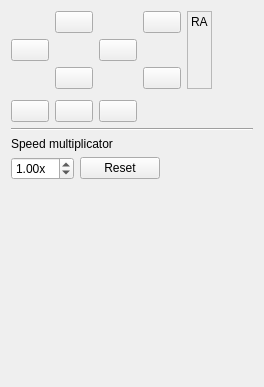
       <widget class="QWidget" name="page_5">
        <property name="geometry">
         <rect>
          <x>0</x>
          <y>0</y>
          <width>264</width>
          <height>387</height>
         </rect>
        </property>
        <attribute name="label">
         <string>Map control</string>
        </attribute>
        <layout class="QVBoxLayout" name="verticalLayout_7">
         <item>
          <layout class="QGridLayout" name="gridLayout_8">
           <property name="sizeConstraint">
            <enum>QLayout::SetDefaultConstraint</enum>
           </property>
           <item row="0" column="5" rowspan="3">
            <widget class="QLabel" name="labelInfo">
             <property name="frameShape">
              <enum>QFrame::StyledPanel</enum>
             </property>
             <property name="text">
              <string>RA</string>
             </property>
             <property name="alignment">
              <set>Qt::AlignLeading|Qt::AlignLeft|Qt::AlignTop</set>
             </property>
             <property name="wordWrap">
              <bool>false</bool>
             </property>
            </widget>
           </item>
           <item row="1" column="0">
            <widget class="QPushButton" name="pushButton_24">
             <property name="sizePolicy">
              <sizepolicy hsizetype="Fixed" vsizetype="Fixed">
               <horstretch>0</horstretch>
               <verstretch>0</verstretch>
              </sizepolicy>
             </property>
             <property name="maximumSize">
              <size>
               <width>38</width>
               <height>38</height>
              </size>
             </property>
             <property name="toolTip">
              <string>Move map left</string>
             </property>
             <property name="text">
              <string/>
             </property>
             <property name="icon">
              <iconset resource="resource.qrc">
               <normaloff>:/res/arrow_left.png</normaloff>:/res/arrow_left.png</iconset>
             </property>
             <property name="iconSize">
              <size>
               <width>32</width>
               <height>32</height>
              </size>
             </property>
             <property name="autoRepeat">
              <bool>true</bool>
             </property>
            </widget>
           </item>
           <item row="0" column="2">
            <widget class="QPushButton" name="pushButton_27">
             <property name="sizePolicy">
              <sizepolicy hsizetype="Fixed" vsizetype="Fixed">
               <horstretch>0</horstretch>
               <verstretch>0</verstretch>
              </sizepolicy>
             </property>
             <property name="maximumSize">
              <size>
               <width>38</width>
               <height>38</height>
              </size>
             </property>
             <property name="toolTip">
              <string>Move map up</string>
             </property>
             <property name="text">
              <string/>
             </property>
             <property name="icon">
              <iconset resource="resource.qrc">
               <normaloff>:/res/arrow_up.png</normaloff>:/res/arrow_up.png</iconset>
             </property>
             <property name="iconSize">
              <size>
               <width>32</width>
               <height>32</height>
              </size>
             </property>
             <property name="autoRepeat">
              <bool>true</bool>
             </property>
            </widget>
           </item>
           <item row="3" column="0">
            <spacer name="verticalSpacer_8">
             <property name="orientation">
              <enum>Qt::Vertical</enum>
             </property>
             <property name="sizeType">
              <enum>QSizePolicy::Fixed</enum>
             </property>
             <property name="sizeHint" stdset="0">
              <size>
               <width>20</width>
               <height>5</height>
              </size>
             </property>
            </spacer>
           </item>
           <item row="2" column="4">
            <widget class="QPushButton" name="pushButton_29">
             <property name="sizePolicy">
              <sizepolicy hsizetype="Fixed" vsizetype="Fixed">
               <horstretch>0</horstretch>
               <verstretch>0</verstretch>
              </sizepolicy>
             </property>
             <property name="maximumSize">
              <size>
               <width>38</width>
               <height>38</height>
              </size>
             </property>
             <property name="toolTip">
              <string>Zoom out</string>
             </property>
             <property name="text">
              <string/>
             </property>
             <property name="icon">
              <iconset resource="resource.qrc">
               <normaloff>:/res/minus.png</normaloff>:/res/minus.png</iconset>
             </property>
             <property name="iconSize">
              <size>
               <width>32</width>
               <height>32</height>
              </size>
             </property>
             <property name="autoRepeat">
              <bool>true</bool>
             </property>
            </widget>
           </item>
           <item row="1" column="3">
            <widget class="QPushButton" name="pushButton_26">
             <property name="sizePolicy">
              <sizepolicy hsizetype="Fixed" vsizetype="Fixed">
               <horstretch>0</horstretch>
               <verstretch>0</verstretch>
              </sizepolicy>
             </property>
             <property name="maximumSize">
              <size>
               <width>38</width>
               <height>38</height>
              </size>
             </property>
             <property name="toolTip">
              <string>Move map right</string>
             </property>
             <property name="text">
              <string/>
             </property>
             <property name="icon">
              <iconset resource="resource.qrc">
               <normaloff>:/res/arrow_right.png</normaloff>:/res/arrow_right.png</iconset>
             </property>
             <property name="iconSize">
              <size>
               <width>32</width>
               <height>32</height>
              </size>
             </property>
             <property name="autoRepeat">
              <bool>true</bool>
             </property>
            </widget>
           </item>
           <item row="4" column="2">
            <widget class="QPushButton" name="pushButton_33">
             <property name="sizePolicy">
              <sizepolicy hsizetype="Fixed" vsizetype="Fixed">
               <horstretch>0</horstretch>
               <verstretch>0</verstretch>
              </sizepolicy>
             </property>
             <property name="maximumSize">
              <size>
               <width>38</width>
               <height>38</height>
              </size>
             </property>
             <property name="toolTip">
              <string>Reset rotation</string>
             </property>
             <property name="text">
              <string/>
             </property>
             <property name="icon">
              <iconset resource="resource.qrc">
               <normaloff>:/res/reset_icon.png</normaloff>:/res/reset_icon.png</iconset>
             </property>
             <property name="iconSize">
              <size>
               <width>32</width>
               <height>32</height>
              </size>
             </property>
            </widget>
           </item>
           <item row="4" column="3">
            <widget class="QPushButton" name="pushButton_32">
             <property name="sizePolicy">
              <sizepolicy hsizetype="Fixed" vsizetype="Fixed">
               <horstretch>0</horstretch>
               <verstretch>0</verstretch>
              </sizepolicy>
             </property>
             <property name="maximumSize">
              <size>
               <width>38</width>
               <height>38</height>
              </size>
             </property>
             <property name="toolTip">
              <string>Rotale map right</string>
             </property>
             <property name="text">
              <string/>
             </property>
             <property name="icon">
              <iconset resource="resource.qrc">
               <normaloff>:/res/rotate_right.png</normaloff>:/res/rotate_right.png</iconset>
             </property>
             <property name="iconSize">
              <size>
               <width>32</width>
               <height>32</height>
              </size>
             </property>
             <property name="autoRepeat">
              <bool>true</bool>
             </property>
            </widget>
           </item>
           <item row="0" column="4">
            <widget class="QPushButton" name="pushButton_28">
             <property name="sizePolicy">
              <sizepolicy hsizetype="Fixed" vsizetype="Fixed">
               <horstretch>0</horstretch>
               <verstretch>0</verstretch>
              </sizepolicy>
             </property>
             <property name="maximumSize">
              <size>
               <width>38</width>
               <height>38</height>
              </size>
             </property>
             <property name="toolTip">
              <string>Zoom in</string>
             </property>
             <property name="text">
              <string/>
             </property>
             <property name="icon">
              <iconset resource="resource.qrc">
               <normaloff>:/res/plus.png</normaloff>:/res/plus.png</iconset>
             </property>
             <property name="iconSize">
              <size>
               <width>32</width>
               <height>32</height>
              </size>
             </property>
             <property name="autoRepeat">
              <bool>true</bool>
             </property>
            </widget>
           </item>
           <item row="2" column="2">
            <widget class="QPushButton" name="pushButton_25">
             <property name="sizePolicy">
              <sizepolicy hsizetype="Fixed" vsizetype="Fixed">
               <horstretch>0</horstretch>
               <verstretch>0</verstretch>
              </sizepolicy>
             </property>
             <property name="maximumSize">
              <size>
               <width>38</width>
               <height>38</height>
              </size>
             </property>
             <property name="toolTip">
              <string>Move map down</string>
             </property>
             <property name="text">
              <string/>
             </property>
             <property name="icon">
              <iconset resource="resource.qrc">
               <normaloff>:/res/arrow_down.png</normaloff>:/res/arrow_down.png</iconset>
             </property>
             <property name="iconSize">
              <size>
               <width>32</width>
               <height>32</height>
              </size>
             </property>
             <property name="autoRepeat">
              <bool>true</bool>
             </property>
            </widget>
           </item>
           <item row="4" column="0">
            <widget class="QPushButton" name="pushButton_31">
             <property name="sizePolicy">
              <sizepolicy hsizetype="Fixed" vsizetype="Fixed">
               <horstretch>0</horstretch>
               <verstretch>0</verstretch>
              </sizepolicy>
             </property>
             <property name="maximumSize">
              <size>
               <width>38</width>
               <height>38</height>
              </size>
             </property>
             <property name="toolTip">
              <string>Rotale map left</string>
             </property>
             <property name="text">
              <string/>
             </property>
             <property name="icon">
              <iconset resource="resource.qrc">
               <normaloff>:/res/rotate_left.png</normaloff>:/res/rotate_left.png</iconset>
             </property>
             <property name="iconSize">
              <size>
               <width>32</width>
               <height>32</height>
              </size>
             </property>
             <property name="autoRepeat">
              <bool>true</bool>
             </property>
            </widget>
           </item>
           <item row="0" column="6">
            <spacer name="horizontalSpacer_5">
             <property name="orientation">
              <enum>Qt::Horizontal</enum>
             </property>
             <property name="sizeHint" stdset="0">
              <size>
               <width>40</width>
               <height>20</height>
              </size>
             </property>
            </spacer>
           </item>
          </layout>
         </item>
         <item>
          <widget class="Line" name="line_15">
           <property name="orientation">
            <enum>Qt::Horizontal</enum>
           </property>
          </widget>
         </item>
         <item>
          <widget class="QLabel" name="label_14">
           <property name="text">
            <string>Speed multiplicator</string>
           </property>
          </widget>
         </item>
         <item>
          <layout class="QHBoxLayout" name="horizontalLayout_16">
           <item>
            <widget class="QDoubleSpinBox" name="dbsb_mul">
             <property name="suffix">
              <string>x</string>
             </property>
             <property name="decimals">
              <number>2</number>
             </property>
             <property name="minimum">
              <double>0.250000000000000</double>
             </property>
             <property name="maximum">
              <double>10.000000000000000</double>
             </property>
             <property name="singleStep">
              <double>0.250000000000000</double>
             </property>
             <property name="value">
              <double>1.000000000000000</double>
             </property>
            </widget>
           </item>
           <item>
            <widget class="QPushButton" name="pushButton_30">
             <property name="text">
              <string>Reset</string>
             </property>
            </widget>
           </item>
           <item>
            <spacer name="horizontalSpacer_6">
             <property name="orientation">
              <enum>Qt::Horizontal</enum>
             </property>
             <property name="sizeHint" stdset="0">
              <size>
               <width>40</width>
               <height>20</height>
              </size>
             </property>
            </spacer>
           </item>
          </layout>
         </item>
         <item>
          <spacer name="verticalSpacer_7">
           <property name="orientation">
            <enum>Qt::Vertical</enum>
           </property>
           <property name="sizeHint" stdset="0">
            <size>
             <width>20</width>
             <height>40</height>
            </size>
           </property>
          </spacer>
         </item>
        </layout>
       </widget>
